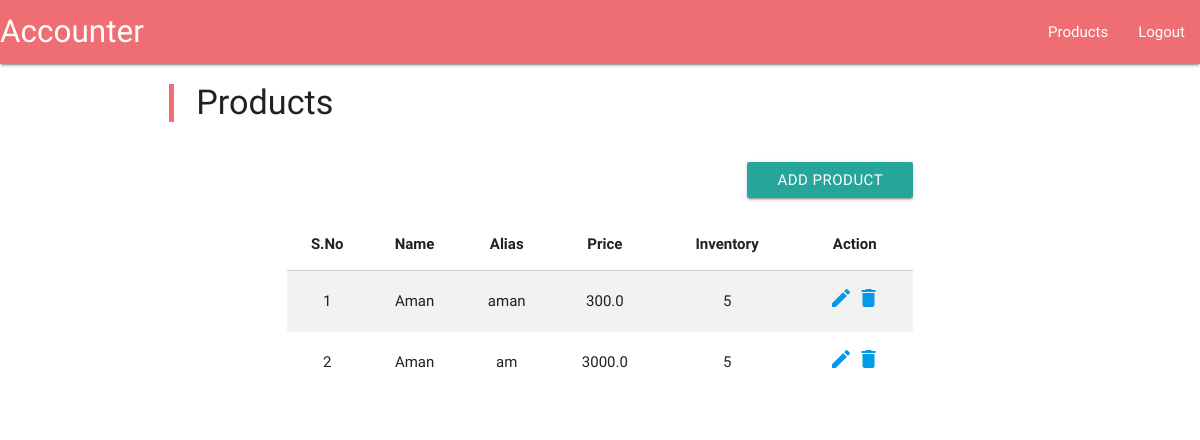
The page /products/ (signed in) on the database as committed earlier.
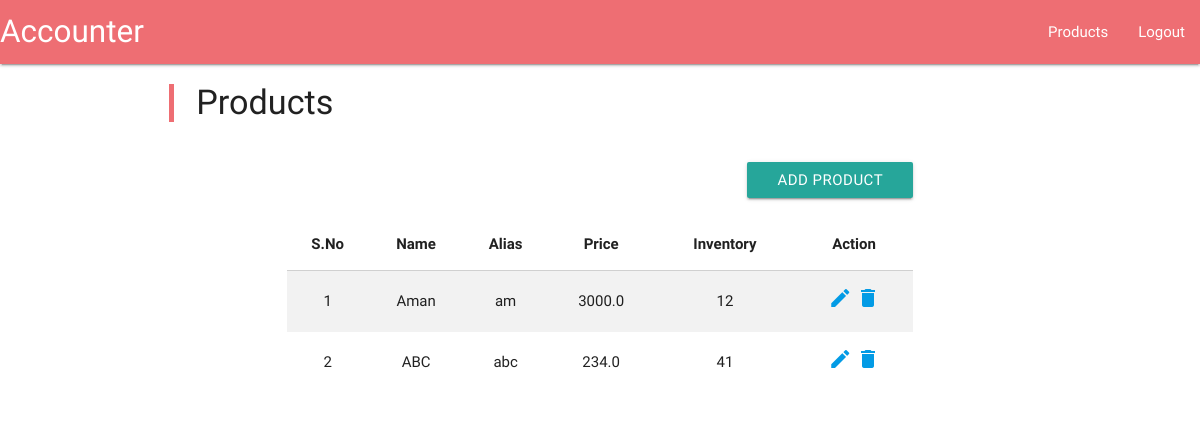
The same page on the database as committed later.
### accounts/models.py (models this page shows, shortened)
class Product (models.Model):
    CATEGORIES = (
        (5, 5),
        (12, 12),
        (18, 18),
        (28, 28),
    )
    name = models.CharField(max_length=100)
    alias = models.CharField(max_length=100)
    price = models.FloatField(validators=[MinValueValidator(0)])
    inventory = models.IntegerField(default=0,
                                    validators=[MinValueValidator(0)])
    hsn_code = models.CharField(max_length=8, blank=True)
    tax = models.IntegerField(choices=CATEGORIES, default=5)

### accounts/views.py (the view)
# urls.py: url(r'^products/?$', views.products_view, name='products'),
@login_required
def products_view(request, view_data = {}):
    products = Product.objects.all()
    view_data['products'] = products
    product_add_form = ProductAddForm(view_data.get('form_data'))
    view_data['product_add_form'] = product_add_form
    addition = ""
    if view_data.get('group_success'):
        addition = '#groups'
    return render(request, 'accounts/products.html'+addition, view_data)

### accounts/template/accounts/products.html (shortened to what this page needs)
{% extends 'accounts/base.html' %}
{% block content %}
	<body>
		{% include 'accounts/navigation.html' %}
		<div class="container">
			<div class="row">
				<blockquote>
					<h4>Products</h4>
				</blockquote>
			</div>
			<div class="row">
				<div id="products" class="container">
					<div class="row">
						<a href="/add_product" class="btn right waves-effect waves-light">
							Add Product
						</a>
					</div>
					<div class="row">
						<table class="striped centered">
							<thead>
								<tr>
									<th>S.No</th>
									<th>Name</th>
									<th>Alias</th>
									<th>Price</th>
									<th>Inventory</th>
									<th>Action</th>
								</tr>
							</thead>
							<tbody>
								{% for product in products %}
								<tr>
									<td>{{ forloop.counter }}</td>
									<td>{{ product.name }}</td>
									<td>{{ product.alias }}</td>
									<td>{{ product.price }}</td>
									<td>{{ product.inventory }}</td>
									<td>
										<a href="" onclick="popup('/edit_product/{{ product.pk }}', 'temp');return true;">
											<i class="material-icons">edit</i>
										</a>
										<a href="" onclick="delProduct({{ product.pk }}); return false;">
											<i class="material-icons">delete</i>
										</a>
									</td>
								</tr>
								{% endfor %}
							</tbody>
						</table>
					</div>
				</div>
			</div>
		</div>
	</body>
{% endblock %}

Rows that differ between the two databases and show on the page:
removed Product: name "Aman", alias "aman", price "300.0", inventory "5"
changed Product "Aman": inventory "5" → "12"
added Product: name "ABC", alias "abc", price "234.0", inventory "41"
